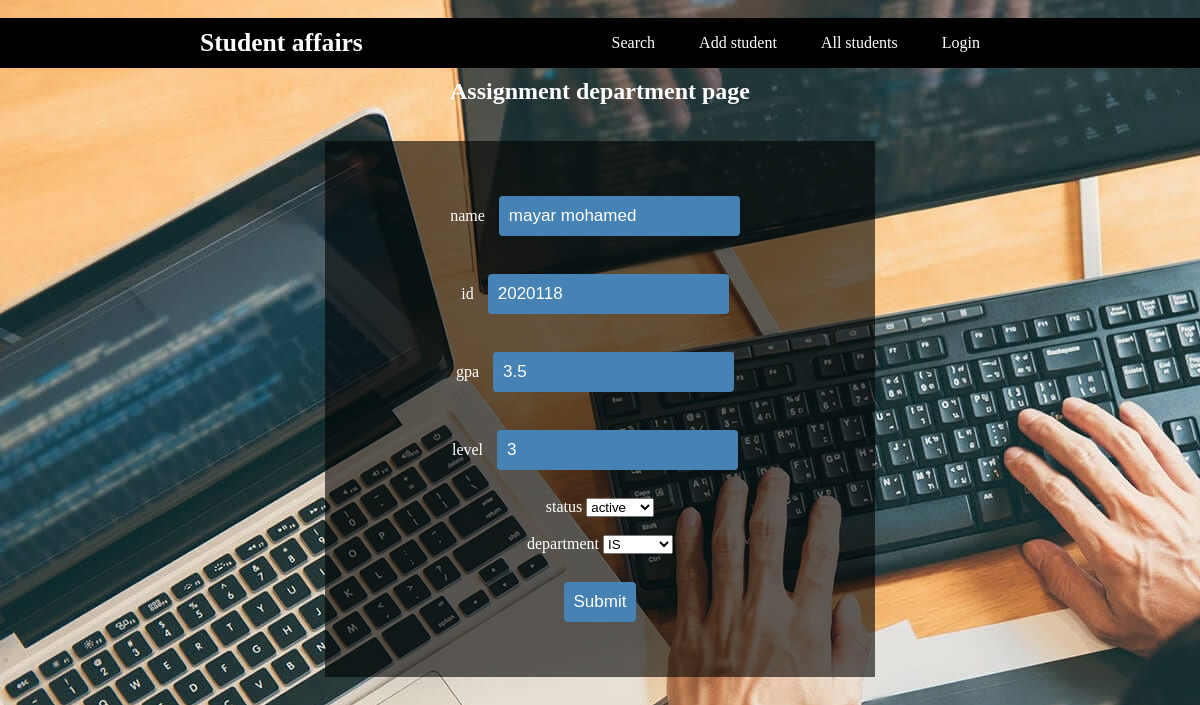
Page /2020118/department on the committed database.
### pages/models.py (models this page shows, shortened)
class Student(models.Model):
    x = [
        ('General','General'),('CS','CS'),('IS','IS'),
        ('AI','AI'),
        ('DS','DS'),
        ('IT','IT'),
    ]
    CHOICES=[
        ('male','male'),('female','female'),
    ]
    status=[
        ('active','active'),('inactive','inactive'),
    ]
    name =models.CharField(max_length = 50 )
    id = models.IntegerField(primary_key=True)
    level = models.IntegerField(null=True)
    email = models.CharField(max_length=100,null=True)
    gpa = models.DecimalField(max_digits=3, decimal_places=1,null=True)
    phone = models.IntegerField(null=True)
    date=models.DateField(default=datetime.now,null=True)
    gender = models.CharField(max_length=7, choices=CHOICES, default='Female' ,null=True)
    status = models.CharField(max_length=10, choices=status ,default='active',null=True)
    department= models.CharField(max_length=50,blank=True,choices=x,null=True)

### pages/views.py (the view)
# urls.py: path('<int:id>/department', views.department ,name='department'),
def department(request,id):
    student_id = Student.objects.get(id=id)
    if request.method =='POST':
        student_save = UpdateForm( request.POST , request.FILES, instance=student_id)
        if student_save.is_valid():
            student_save.save()
            return redirect('search')
    else:
        student_save =UpdateForm(instance=student_id)
    context={
        'form': student_save,
    }
    return render (request, 'projectfront/depart.html' , context)

### pages/forms.py
class UpdateForm(forms.ModelForm):
    class Meta:
        model= Student
        fields=[
            'name',
            'id',
            'gpa',
            'level',
            'status',
            'department' ,
        ]

### templates/projectfront/depart.html (shortened to what this page needs)
﻿{% load static %}
<html>
<head>
    <link rel="stylesheet" href="{% static 'department.css' %}">
</head>
<body>
    <header id="nav">
        <a href="home.html" class="logo">Student affairs</a>
        <nav>
            <a href="{% url 'search' %}" class="navigation">Search</a>
            <a href="{% url 'addstudent' %}" class="navigation">Add student</a>
            <a href="{% url 'allstudents' %}" class="navigation">All students</a>
            <a href="{% url 'login' %}" class="navigation">Login</a>
       </nav>
    </header>
    <br><br>
    <br>
    <center>
        <h2 id="adders">
            Assignment department page
        </h2><br><br>
    </center>
    <form action="" method="POST" enctype="multipart/form-data">
    <center>
        <div>
        {% for fields in form %}
        <div>
            <label for="{{fields.id_for_label}}">{{fields.html_name}}</label>
            {{fields}}
        </div>
        <br>
    {% endfor %}
</center>
        <center><input class="butt" type="submit" value= "Submit" onclick="confirmDep()"></center>
    </form>
</body>
</html>

### static/department.css (style rules this page uses)
body { background-image: url(image/dep.jpg); }
form { width: 550px; padding: 10% 0 0; margin: auto; position: relative; background: rgb(0,0,0,0.6); text-align: left; padding: 45px; color:white; margin: 0 auto 100px; }
input { outline: 0; background: #4682B4; width: fit-content; border: none; padding: 10px 10px; color: #fff; border-radius: 4px; cursor: pointer; font-size: 17px; margin: 10px; }
* { margin: 0; padding: 0; box-sizing: border-box; }
header { background-color: #f0f0f0; width: 100%; position: fixed; z-index: 999; display: flex; justify-content: space-between; align-items: center; padding: 10px 200px ; }
.logo { font-weight: 800; font-size: 1.6em; text-decoration: none; color: #3a6cf4; }
.navigation { text-decoration: none; font-size: 1em; font-weight: 500; color: #3a6cf4; padding: 10px 20px; }
.navigation,.logo,label { color: white; }
#adders { color: white; margin-top: 1em; }
#nav { background-color: black; }

### rows in the picture
Student: form "mayar mohamed" "2020118" "3.5" "3" "active" "IS"

### other values in the picture
{{ fields.html_name }} "name" "id" "gpa" "level" "status" "department"
